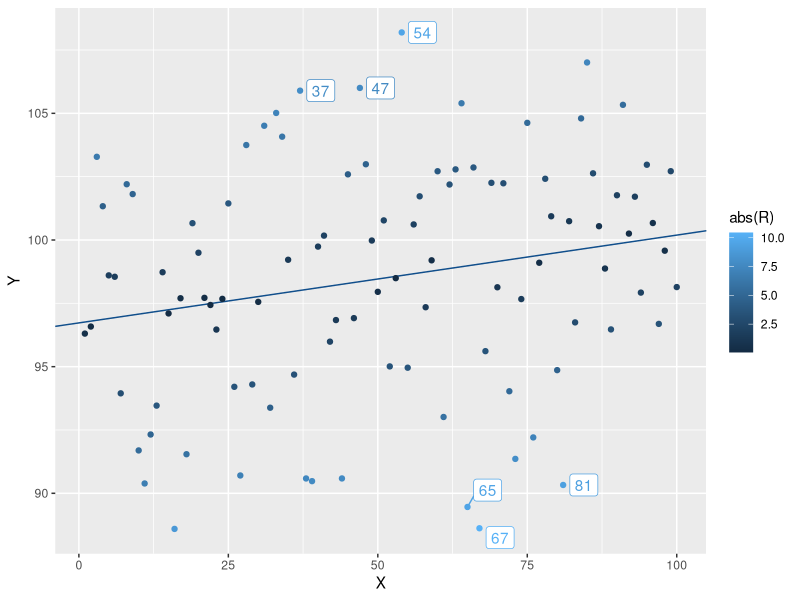

This chart was generated by the following R code:
library(ggplot2)
library(ggrepel)

m = rnorm(n=1, mean=0, sd=1)
b = rnorm(n=1, mean=0, sd=100)

X <- 1:100
Y <- sapply(X, function(x){rnorm(n=1,mean=m*x + b,sd=5)})

fit <- lm(Y~X)
m <- fit$coefficients[2]
b <- fit$coefficients[1]

R <- fit$residuals

alpha = (1 - 0.95)/2
q = quantile(R, prob = c(alpha,1-alpha))
is.outlier = R < q[1] | R > q[2]
df <- data.frame(X, Y, R, is.outlier)

p <- ggplot(data = df, aes(X, Y, color = abs(R))) + 
     geom_abline(slope = m, intercept = b, color='dodgerblue4') +
     geom_point() + 
     geom_label_repel(data = subset(df,is.outlier), 
                      mapping = aes(X, Y, label = X), 
                      nudge_x = 1)
